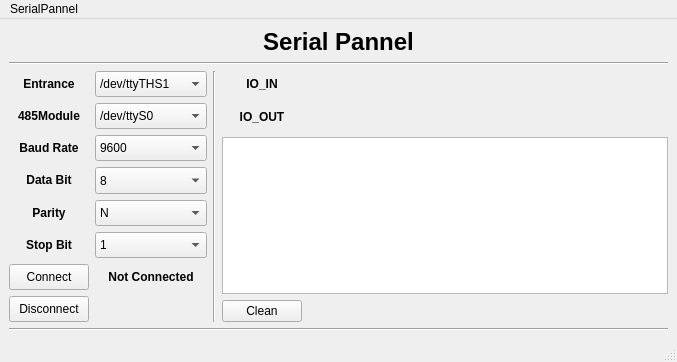
<?xml version="1.0" encoding="UTF-8"?>
<ui version="4.0">
 <class>MainWindow</class>
 <widget class="QMainWindow" name="MainWindow">
  <property name="geometry">
   <rect>
    <x>0</x>
    <y>0</y>
    <width>677</width>
    <height>362</height>
   </rect>
  </property>
  <property name="windowTitle">
   <string>MainWindow</string>
  </property>
  <widget class="QWidget" name="centralwidget">
   <property name="sizePolicy">
    <sizepolicy hsizetype="Preferred" vsizetype="Preferred">
     <horstretch>0</horstretch>
     <verstretch>0</verstretch>
    </sizepolicy>
   </property>
   <layout class="QGridLayout" name="gridLayout_4" rowstretch="0,0,0" columnstretch="0,0,0">
    <item row="1" column="2">
     <layout class="QGridLayout" name="gridLayout_3" rowstretch="1,1,200,1" columnstretch="1,50">
      <property name="sizeConstraint">
       <enum>QLayout::SetDefaultConstraint</enum>
      </property>
      <item row="1" column="0">
       <widget class="QLabel" name="IO_label_3">
        <property name="text">
         <string>&lt;html&gt;&lt;head/&gt;&lt;body&gt;&lt;p align=&quot;center&quot;&gt;&lt;span style=&quot; font-weight:600;&quot;&gt;IO_OUT&lt;/span&gt;&lt;/p&gt;&lt;/body&gt;&lt;/html&gt;</string>
        </property>
       </widget>
      </item>
      <item row="0" column="1" rowspan="2">
       <widget class="QWidget" name="led_widget" native="true">
        <property name="sizePolicy">
         <sizepolicy hsizetype="Minimum" vsizetype="Minimum">
          <horstretch>0</horstretch>
          <verstretch>0</verstretch>
         </sizepolicy>
        </property>
        <property name="minimumSize">
         <size>
          <width>360</width>
          <height>60</height>
         </size>
        </property>
        <property name="maximumSize">
         <size>
          <width>16777215</width>
          <height>120</height>
         </size>
        </property>
       </widget>
      </item>
      <item row="3" column="0">
       <widget class="QPushButton" name="pushButton">
        <property name="sizePolicy">
         <sizepolicy hsizetype="Preferred" vsizetype="Preferred">
          <horstretch>0</horstretch>
          <verstretch>0</verstretch>
         </sizepolicy>
        </property>
        <property name="text">
         <string>Clean</string>
        </property>
       </widget>
      </item>
      <item row="2" column="0" colspan="2">
       <widget class="QTextEdit" name="serial_message">
        <property name="sizePolicy">
         <sizepolicy hsizetype="Minimum" vsizetype="Minimum">
          <horstretch>0</horstretch>
          <verstretch>0</verstretch>
         </sizepolicy>
        </property>
        <property name="minimumSize">
         <size>
          <width>420</width>
          <height>150</height>
         </size>
        </property>
        <property name="readOnly">
         <bool>true</bool>
        </property>
       </widget>
      </item>
      <item row="0" column="0">
       <widget class="QLabel" name="IO_label_2">
        <property name="text">
         <string>&lt;html&gt;&lt;head/&gt;&lt;body&gt;&lt;p align=&quot;center&quot;&gt;&lt;span style=&quot; font-weight:600;&quot;&gt;IO_IN&lt;/span&gt;&lt;/p&gt;&lt;/body&gt;&lt;/html&gt;</string>
        </property>
       </widget>
      </item>
     </layout>
    </item>
    <item row="1" column="0">
     <layout class="QGridLayout" name="gridLayout_2" rowstretch="1,1,1,1,1,1,1,1" columnstretch="1,2">
      <property name="sizeConstraint">
       <enum>QLayout::SetDefaultConstraint</enum>
      </property>
      <property name="verticalSpacing">
       <number>6</number>
      </property>
      <item row="0" column="0">
       <widget class="QLabel" name="title_2">
        <property name="text">
         <string>&lt;html&gt;&lt;head/&gt;&lt;body&gt;&lt;p align=&quot;center&quot;&gt;&lt;span style=&quot; font-weight:600;&quot;&gt;Entrance&lt;/span&gt;&lt;/p&gt;&lt;/body&gt;&lt;/html&gt;</string>
        </property>
       </widget>
      </item>
      <item row="0" column="1">
       <widget class="QComboBox" name="serial_port">
        <property name="sizePolicy">
         <sizepolicy hsizetype="Preferred" vsizetype="Preferred">
          <horstretch>0</horstretch>
          <verstretch>0</verstretch>
         </sizepolicy>
        </property>
        <item>
         <property name="text">
          <string>/dev/ttyTHS1</string>
         </property>
        </item>
       </widget>
      </item>
      <item row="5" column="0">
       <widget class="QLabel" name="title_6">
        <property name="text">
         <string>&lt;html&gt;&lt;head/&gt;&lt;body&gt;&lt;p align=&quot;center&quot;&gt;&lt;span style=&quot; font-weight:600;&quot;&gt;Stop Bit&lt;/span&gt;&lt;/p&gt;&lt;/body&gt;&lt;/html&gt;</string>
        </property>
       </widget>
      </item>
      <item row="6" column="0">
       <widget class="QPushButton" name="connect_click">
        <property name="sizePolicy">
         <sizepolicy hsizetype="Minimum" vsizetype="Expanding">
          <horstretch>0</horstretch>
          <verstretch>0</verstretch>
         </sizepolicy>
        </property>
        <property name="text">
         <string>Connect</string>
        </property>
       </widget>
      </item>
      <item row="6" column="1">
       <widget class="QLabel" name="waitinglabel">
        <property name="text">
         <string>&lt;html&gt;&lt;head/&gt;&lt;body&gt;&lt;p align=&quot;center&quot;&gt;&lt;span style=&quot; font-weight:600;&quot;&gt;Not Connected&lt;/span&gt;&lt;/p&gt;&lt;/body&gt;&lt;/html&gt;</string>
        </property>
       </widget>
      </item>
      <item row="2" column="1">
       <widget class="QComboBox" name="baud_rate">
        <property name="sizePolicy">
         <sizepolicy hsizetype="Preferred" vsizetype="Expanding">
          <horstretch>0</horstretch>
          <verstretch>0</verstretch>
         </sizepolicy>
        </property>
        <property name="currentIndex">
         <number>1</number>
        </property>
        <item>
         <property name="text">
          <string>4800</string>
         </property>
        </item>
        <item>
         <property name="text">
          <string>9600</string>
         </property>
        </item>
        <item>
         <property name="text">
          <string>14400</string>
         </property>
        </item>
        <item>
         <property name="text">
          <string>19200</string>
         </property>
        </item>
        <item>
         <property name="text">
          <string>38400</string>
         </property>
        </item>
        <item>
         <property name="text">
          <string>56000</string>
         </property>
        </item>
        <item>
         <property name="text">
          <string>57600</string>
         </property>
        </item>
        <item>
         <property name="text">
          <string>115200</string>
         </property>
        </item>
       </widget>
      </item>
      <item row="3" column="1">
       <widget class="QComboBox" name="data_bit">
        <property name="sizePolicy">
         <sizepolicy hsizetype="Preferred" vsizetype="Expanding">
          <horstretch>0</horstretch>
          <verstretch>0</verstretch>
         </sizepolicy>
        </property>
        <property name="currentText">
         <string>8</string>
        </property>
        <property name="currentIndex">
         <number>3</number>
        </property>
        <item>
         <property name="text">
          <string>5</string>
         </property>
        </item>
        <item>
         <property name="text">
          <string>6</string>
         </property>
        </item>
        <item>
         <property name="text">
          <string>7</string>
         </property>
        </item>
        <item>
         <property name="text">
          <string>8</string>
         </property>
        </item>
       </widget>
      </item>
      <item row="7" column="0">
       <widget class="QPushButton" name="disconnect_click">
        <property name="sizePolicy">
         <sizepolicy hsizetype="Minimum" vsizetype="Expanding">
          <horstretch>0</horstretch>
          <verstretch>0</verstretch>
         </sizepolicy>
        </property>
        <property name="text">
         <string>Disconnect</string>
        </property>
       </widget>
      </item>
      <item row="5" column="1">
       <widget class="QComboBox" name="stop_bit">
        <property name="sizePolicy">
         <sizepolicy hsizetype="Preferred" vsizetype="Expanding">
          <horstretch>0</horstretch>
          <verstretch>0</verstretch>
         </sizepolicy>
        </property>
        <item>
         <property name="text">
          <string>1</string>
         </property>
        </item>
        <item>
         <property name="text">
          <string>1.5</string>
         </property>
        </item>
        <item>
         <property name="text">
          <string>2</string>
         </property>
        </item>
       </widget>
      </item>
      <item row="3" column="0">
       <widget class="QLabel" name="title_4">
        <property name="text">
         <string>&lt;html&gt;&lt;head/&gt;&lt;body&gt;&lt;p align=&quot;center&quot;&gt;&lt;span style=&quot; font-weight:600;&quot;&gt;Data Bit&lt;/span&gt;&lt;/p&gt;&lt;/body&gt;&lt;/html&gt;</string>
        </property>
       </widget>
      </item>
      <item row="2" column="0">
       <widget class="QLabel" name="title_3">
        <property name="text">
         <string>&lt;html&gt;&lt;head/&gt;&lt;body&gt;&lt;p align=&quot;center&quot;&gt;&lt;span style=&quot; font-weight:600;&quot;&gt;Baud Rate&lt;/span&gt;&lt;/p&gt;&lt;/body&gt;&lt;/html&gt;</string>
        </property>
       </widget>
      </item>
      <item row="4" column="1">
       <widget class="QComboBox" name="parity">
        <property name="sizePolicy">
         <sizepolicy hsizetype="Preferred" vsizetype="Expanding">
          <horstretch>0</horstretch>
          <verstretch>0</verstretch>
         </sizepolicy>
        </property>
        <item>
         <property name="text">
          <string>N</string>
         </property>
        </item>
        <item>
         <property name="text">
          <string>E</string>
         </property>
        </item>
        <item>
         <property name="text">
          <string>O</string>
         </property>
        </item>
       </widget>
      </item>
      <item row="4" column="0">
       <widget class="QLabel" name="title_5">
        <property name="text">
         <string>&lt;html&gt;&lt;head/&gt;&lt;body&gt;&lt;p align=&quot;center&quot;&gt;&lt;span style=&quot; font-weight:600;&quot;&gt;Parity&lt;/span&gt;&lt;/p&gt;&lt;/body&gt;&lt;/html&gt;</string>
        </property>
       </widget>
      </item>
      <item row="1" column="0">
       <widget class="QLabel" name="label">
        <property name="text">
         <string>&lt;html&gt;&lt;head/&gt;&lt;body&gt;&lt;p align=&quot;center&quot;&gt;&lt;span style=&quot; font-weight:600;&quot;&gt;485Module&lt;/span&gt;&lt;/p&gt;&lt;/body&gt;&lt;/html&gt;</string>
        </property>
       </widget>
      </item>
      <item row="1" column="1">
       <widget class="QComboBox" name="modbus_port">
        <property name="sizePolicy">
         <sizepolicy hsizetype="Preferred" vsizetype="Preferred">
          <horstretch>0</horstretch>
          <verstretch>0</verstretch>
         </sizepolicy>
        </property>
        <item>
         <property name="text">
          <string>/dev/ttyS0</string>
         </property>
        </item>
       </widget>
      </item>
     </layout>
    </item>
    <item row="0" column="0" colspan="3">
     <layout class="QVBoxLayout" name="verticalLayout">
      <item>
       <widget class="QLabel" name="title">
        <property name="text">
         <string>&lt;html&gt;&lt;head/&gt;&lt;body&gt;&lt;p align=&quot;center&quot;&gt;&lt;span style=&quot; font-size:18pt; font-weight:600;&quot;&gt;Serial Pannel&lt;/span&gt;&lt;/p&gt;&lt;/body&gt;&lt;/html&gt;</string>
        </property>
        <property name="textFormat">
         <enum>Qt::AutoText</enum>
        </property>
        <property name="scaledContents">
         <bool>false</bool>
        </property>
       </widget>
      </item>
      <item>
       <widget class="Line" name="line_3">
        <property name="orientation">
         <enum>Qt::Horizontal</enum>
        </property>
       </widget>
      </item>
     </layout>
    </item>
    <item row="1" column="1">
     <widget class="Line" name="line_2">
      <property name="orientation">
       <enum>Qt::Vertical</enum>
      </property>
     </widget>
    </item>
    <item row="2" column="0" colspan="3">
     <widget class="Line" name="line">
      <property name="orientation">
       <enum>Qt::Horizontal</enum>
      </property>
     </widget>
    </item>
   </layout>
  </widget>
  <widget class="QMenuBar" name="menubar">
   <property name="geometry">
    <rect>
     <x>0</x>
     <y>0</y>
     <width>677</width>
     <height>20</height>
    </rect>
   </property>
   <widget class="QMenu" name="menuSerialPannel">
    <property name="title">
     <string>SerialPannel</string>
    </property>
   </widget>
   <addaction name="menuSerialPannel"/>
  </widget>
  <widget class="QStatusBar" name="statusbar"/>
 </widget>
 <resources/>
 <connections>
  <connection>
   <sender>disconnect_click</sender>
   <signal>clicked()</signal>
   <receiver>MainWindow</receiver>
   <slot>serial_disconnect()</slot>
   <hints>
    <hint type="sourcelabel">
     <x>89</x>
     <y>402</y>
    </hint>
    <hint type="destinationlabel">
     <x>25</x>
     <y>298</y>
    </hint>
   </hints>
  </connection>
  <connection>
   <sender>connect_click</sender>
   <signal>clicked()</signal>
   <receiver>MainWindow</receiver>
   <slot>serial_connect()</slot>
   <hints>
    <hint type="sourcelabel">
     <x>89</x>
     <y>373</y>
    </hint>
    <hint type="destinationlabel">
     <x>63</x>
     <y>249</y>
    </hint>
   </hints>
  </connection>
  <connection>
   <sender>pushButton</sender>
   <signal>clicked()</signal>
   <receiver>MainWindow</receiver>
   <slot>clean_log()</slot>
   <hints>
    <hint type="sourcelabel">
     <x>265</x>
     <y>407</y>
    </hint>
    <hint type="destinationlabel">
     <x>393</x>
     <y>457</y>
    </hint>
   </hints>
  </connection>
 </connections>
 <slots>
  <slot>serial_connect()</slot>
  <slot>serial_disconnect()</slot>
  <slot>io_read_click_callback()</slot>
  <slot>io_write_click_callback()</slot>
  <slot>analog_read_click_callback()</slot>
  <slot>analog_write_click_callback()</slot>
  <slot>clean_log()</slot>
 </slots>
</ui>
